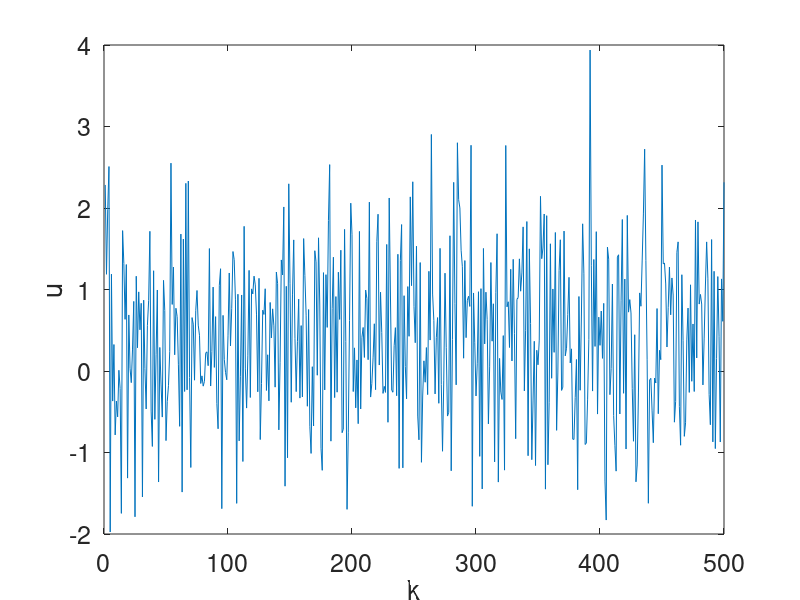
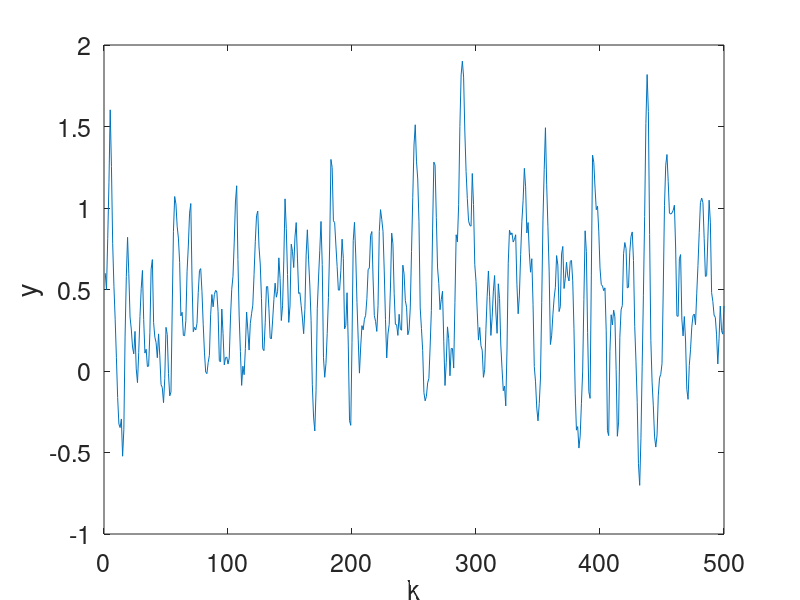

Here is the MATLAB script that generated these plots, in order: (Note: this script raises an error after producing the figures.)
% Simulates the Cord system in dvCord.m by performing numerical integration
% using the algorithm implemented in rkCord.m 

% LAA 15/8/18

clear; close all

t2=1:1:500; % time vector


% input
u = 0.5 + randn(length(t2),1);
 
num = [0.1701 0.1208];
den = [1 -1 0.2725];

figure(1)
plot(t2,u);
set(gca,'FontSize',18)
xlabel('k')
ylabel('u')

%y = dlsim(num, den, u)';
sys = tf(num, den,-1);
sys = ss(sys);
obs = inv(obsv(sys));
y = [0.6 0.5];
x0 = obs * [y(1) - sys.D * u(1) ; y(2) - sys.C * sys.B * u(1) - sys.D * u(2) ];
y = lsim(sys,u,[],x0)';

figure(2)
plot(t2,y);
set(gca,'FontSize',18)
xlabel('k')
ylabel('y')

writematrix(u, "u.csv");
